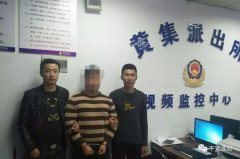
#> input picture tools/photo/1.png, 240 x 159 px, found by its file name; its folder holds 4 pictures in this run
$ python resize.py   (older library calls are emulated)
#> lines starting #> are read from the running program, lines starting #| are printed output that depends on the picture
#!../venv/bin/python

#提取目录下所有图片,更改尺寸后保存到另一目录
from PIL import Image
import os

basewidth = 300


def resize(imgFile):
    img = Image.open(imgFile)
#> img is the input picture: PIL image 240x159 RGB; mean R, G, B 132.4, 136.1, 134.4
    wpercent = (basewidth / float(img.size[0]))
#> wpercent = 1.25
    hsize = int((float(img.size[1]) * float(wpercent)))
#> hsize = 198
    img = img.resize((basewidth, hsize), Image.ANTIALIAS)
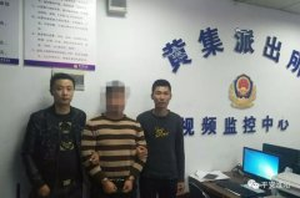
#> img: PIL image 300x198 RGB; mean R, G, B 132.4, 136.1, 134.4
    img.save(imgFile)


if __name__ == "__main__":
    path = '/home/chunibyo/Documents/Code/GIS/static/photo/'
    # 获取该目录下所有文件，存入列表中
    f = os.listdir(path)
    n = 0
    for i in f:
        resize(path + i)
#> pass 2 of the loop `for i in f:`:
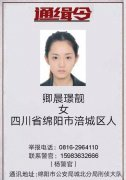
#> input picture tools/photo/10.png, 126 x 180 px, found by its file name
#> in resize, img is the input picture: PIL image 126x180 RGB; mean R, G, B 210.8, 203.9, 208.4
#> in resize (call 2), `img = img.resize((basewidth, hsize), Image.ANTIALIAS)`:
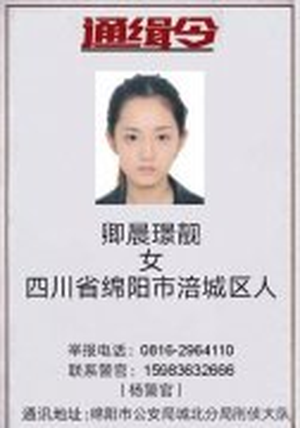
#> img: PIL image 300x428 RGB; mean R, G, B 210.7, 203.8, 208.4
#> pass 3 of the loop `for i in f:`:
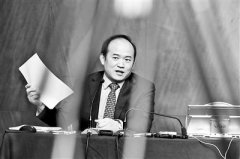
#> input picture tools/photo/100.png, 240 x 159 px, found by its file name
#> in resize, img is the input picture: PIL image 240x159 RGB; min 0, max 255, mean 128.3
#> in resize (call 3), `img = img.resize((basewidth, hsize), Image.ANTIALIAS)`:
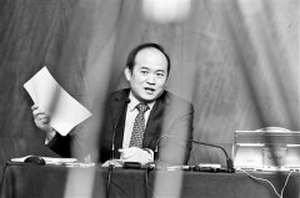
#> img: PIL image 300x198 RGB; min 0, max 255, mean 128.3
#> the loop made 4 passes; the first 3 are shown
